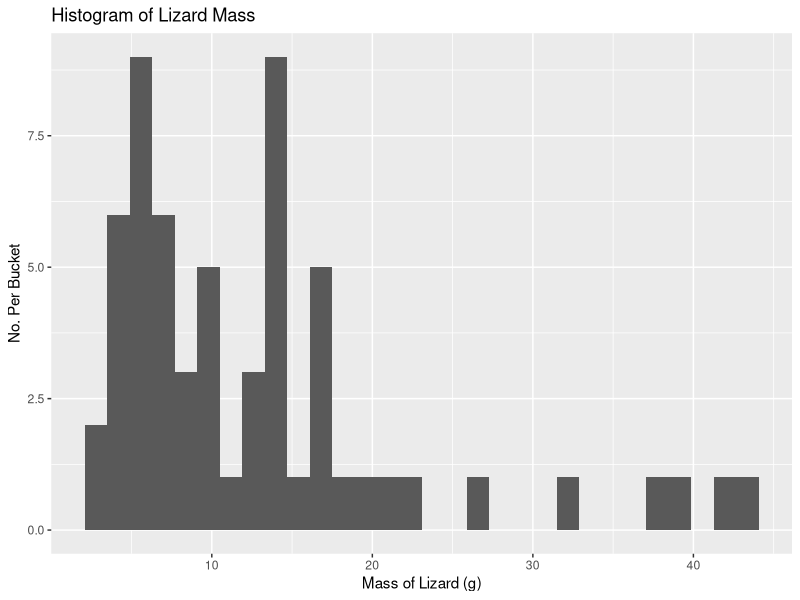
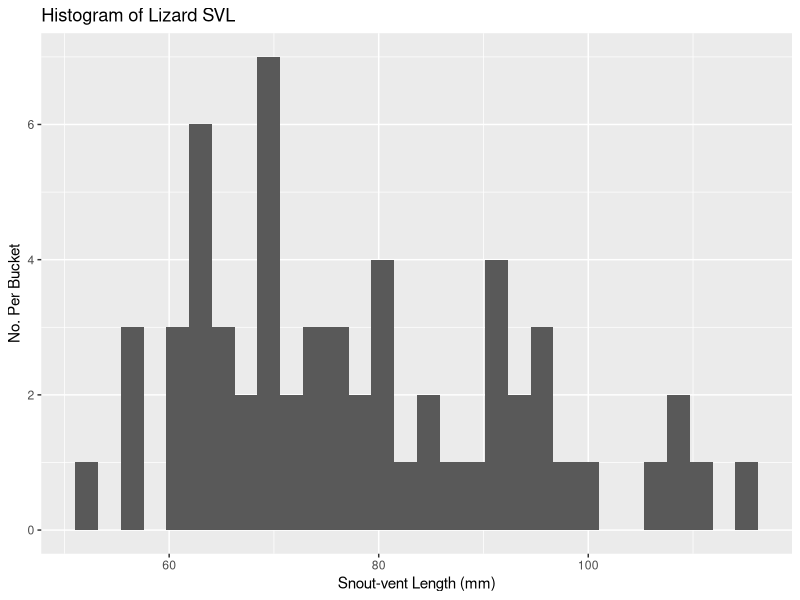
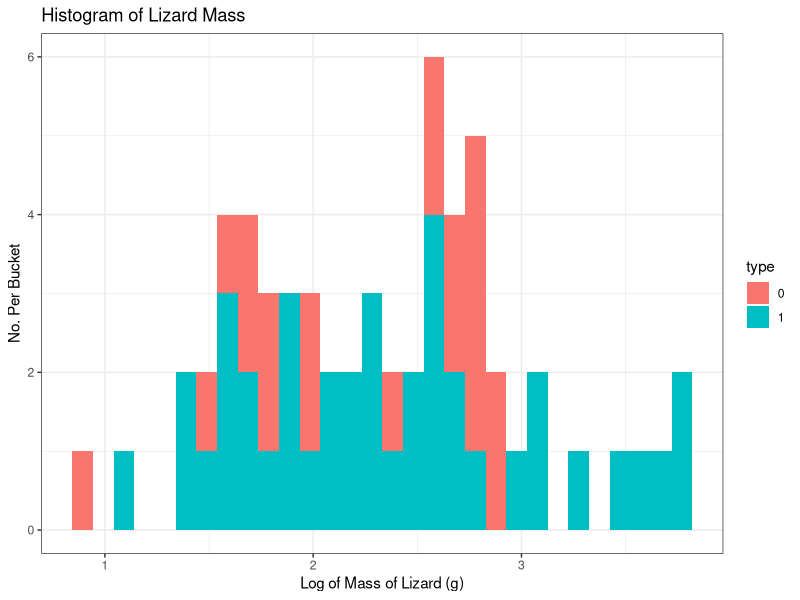
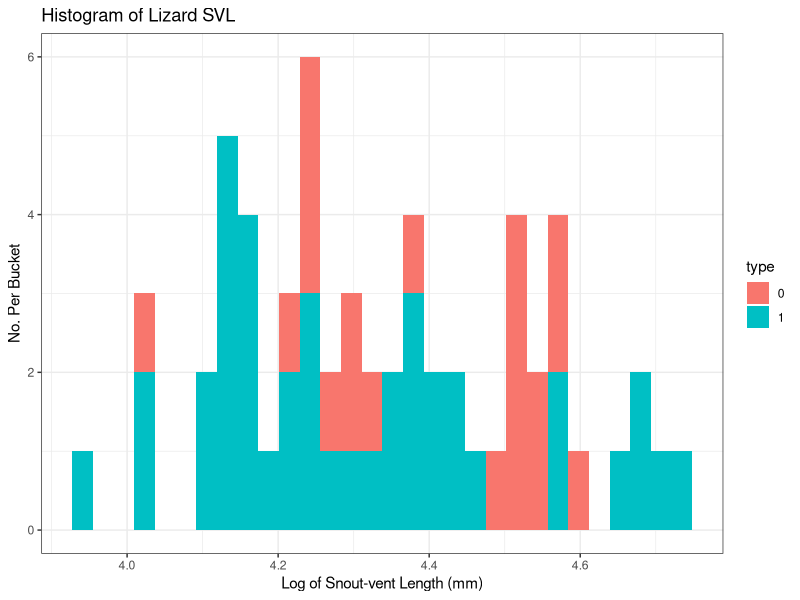
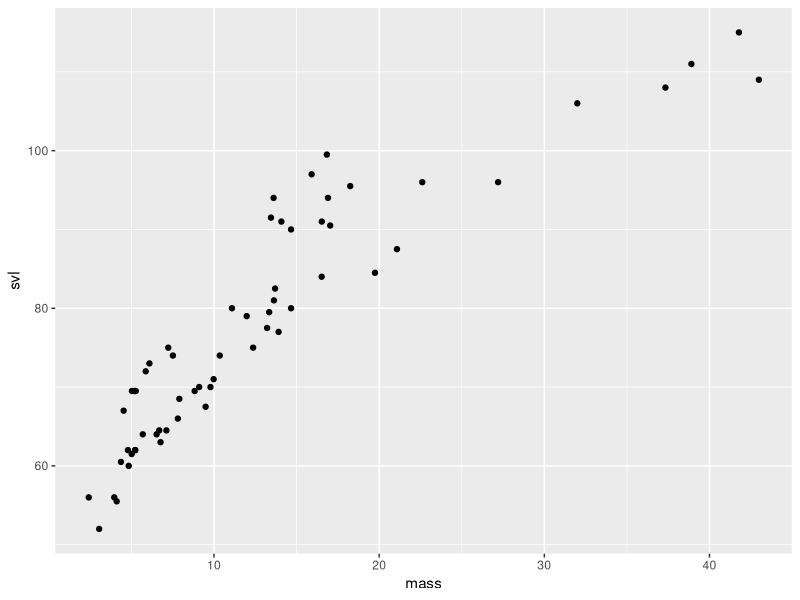
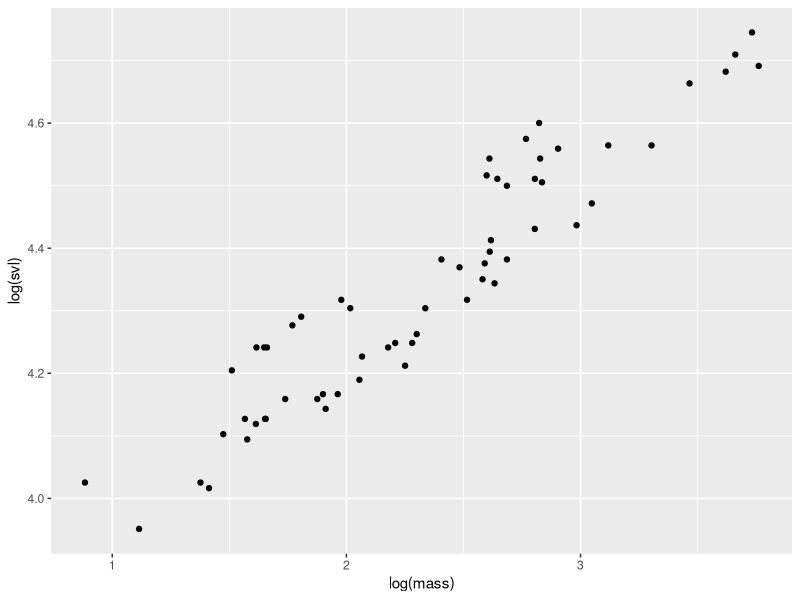

Source code (R) for these figures, in order:
library(tidyverse)
library(here)

# Read in data and clean up column names
df <- read.table("lizrds.dat") %>% 
  rename(mass = V1, svl = V2, type = V3) 

df <- df[-1,] %>% 
  mutate(mass = as.numeric(mass), 
         svl = as.numeric(svl))

df_transform <- df %>% 
  mutate(mass = log(mass),
         svl = log(svl))


# ------------------------ Part 1 ------------------------ 

part1 <- function() {
  print(shapiro.test(df$mass))
  
  print(shapiro.test(df$svl))
  
}

# Here we can see the the data is infact not normal and more log normal
temp <- ggplot(df,aes(x = mass)) +
  geom_histogram() +
  labs(
    title = "Histogram of Lizard Mass",
    x = "Mass of Lizard (g)",
    y = "No. Per Bucket"
  )

temp1 <- ggplot(df,aes(x = svl)) +
  geom_histogram() +
  labs(
    title = "Histogram of Lizard SVL",
    x = "Snout-vent Length (mm)",
    y = "No. Per Bucket"
  )
temp
temp1

# ------------------------ Part 2 ------------------------ 
#Perform Wilcoxon Rank Sum Test on Mass and SVL based on Group
part2 <- function() {
  #Two ways of doing it
  #Mass
  print(wilcox.test(mass ~ type, data = df))
  
  W1 <- sum(outer(filter(df, type == 0)$mass, filter(df, type == 1)$mass, "<"))
  
  (1-pwilcox(W1-1,20,40))*2
  
  #SVL
  print(wilcox.test(svl ~ type, data = df, exact = FALSE)) #Deal with TIEs
}


# Can't do the same second method to confirm as that does not deal with ties, the regular 
# Wilcoxon test is sufficient

# ------------------------ Part 3 ------------------------

part3 <- function() {
  
  print(shapiro.test(df_transform$mass))
  
  print(shapiro.test(df_transform$svl))
}




# ------------------------ Part 4 ------------------------

part4 <- function() {
  print(t.test(mass ~ type, data = df_transform))
  
  
  print(t.test(svl ~ type, data = df_transform))
}


# ------------------------ Part 5 ------------------------

# Here we can see the the data is infact not normal and more log normal


temp2 <- ggplot(df_transform,aes(x = mass, fill = type)) +
  geom_histogram() +
  labs(
    title = "Histogram of Lizard Mass",
    x = "Log of Mass of Lizard (g)",
    y = "No. Per Bucket"
  ) + theme_bw()

temp3 <- ggplot(df_transform,aes(x = svl, fill = type)) +
  geom_histogram() +
  labs(
    title = "Histogram of Lizard SVL",
    x = "Log of Snout-vent Length (mm)",
    y = "No. Per Bucket"
  ) + theme_bw()

temp2
temp3

# ------------------------ Part 6 ------------------------

cor(df$mass[df$type == 0], df$svl[df$type == 0])
cor(df_transform$mass[df_transform$type == 0], df_transform$svl[df_transform$type == 0])

cor(df$mass[df$type == 1], df$svl[df$type == 1])
cor(df_transform$mass[df_transform$type == 1], df_transform$svl[df_transform$type == 1])

#Show how taking the log made it more linear thus more correlated as the corr() function works on a lienar
#basis
ggplot(df, aes(x = mass, y = svl)) +
  geom_point() +
  labs(
    x = "mass",
    y = "svl"
  )

ggplot(df_transform, aes(x = mass, y = svl)) +
  geom_point() +
  labs(
    x = "log(mass)",
    y = "log(svl)"
  )
